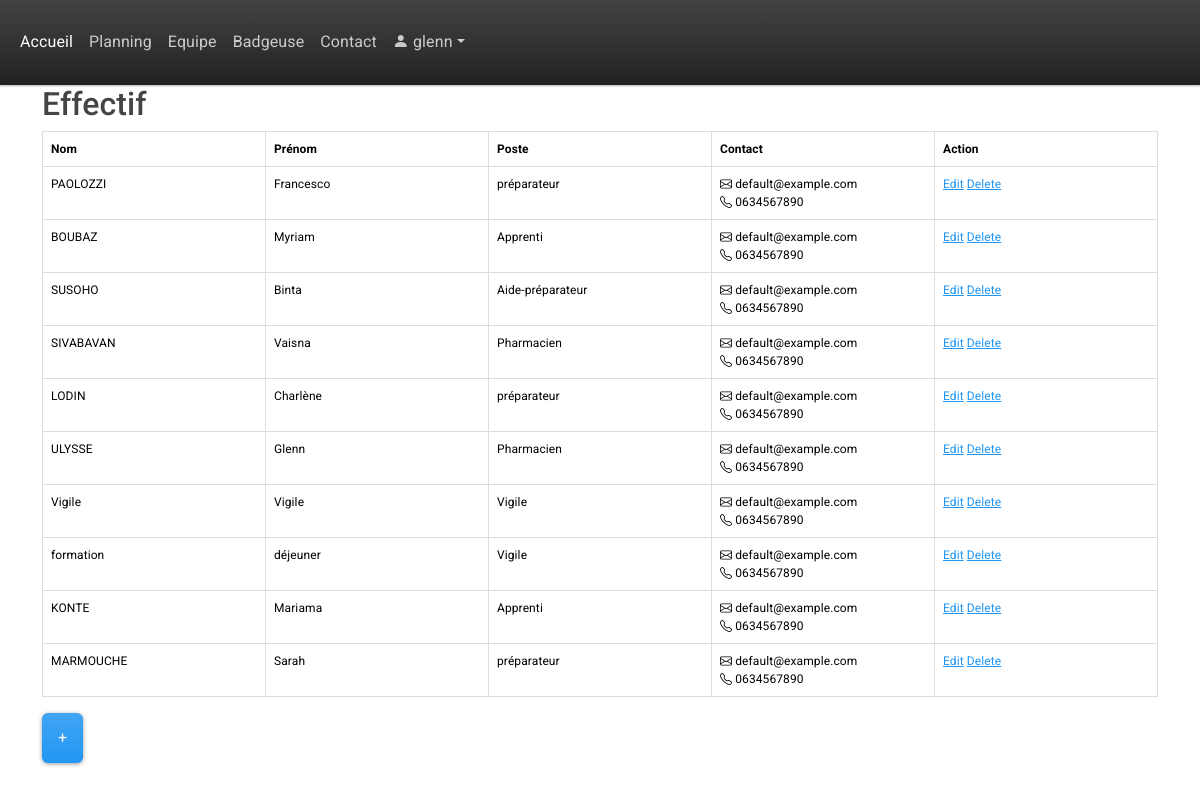
Screenshot of /team-members/ (signed in) with the database file from the repository.
### base/models.py (models this page shows, shortened)
class CustomUser(AbstractUser):
    entreprise = models.ForeignKey(Entreprise, on_delete=models.CASCADE, null=True, blank=True)

class Employe(models.Model):
    Poste = models.ForeignKey(Poste, on_delete=models.SET_NULL, null=True)
    EntrepriseRattachée = models.ForeignKey(Entreprise, on_delete=models.SET_NULL, null=True)
    name = models.CharField(max_length=200, default="Nom")
    firstname = models.CharField(max_length=200, default="Prénom")
    e_mail = models.CharField(max_length=200, default="default@example.com")
    phone_number = models.CharField(max_length=12, default="0634567890")
    employee_CodePin = models.CharField(max_length=4, unique=True, blank=True, null=True)
    updated = models.DateTimeField(auto_now=True)
    created = models.DateTimeField(auto_now_add=True)

class Poste(models.Model):
    name = models.CharField(max_length=100)
    updated = models.DateTimeField(auto_now=True)
    created = models.DateTimeField(auto_now_add=True)
    description = models.TextField(null=True)
    COLOR_CHOICES = [
        ('#FFFFFF', 'Blanc'),
        ('#ee96fa', 'Rose'),
        ('#96bcfa', 'Bleu'),
        ('#b7fa96', 'Vert'),
        ('#faf296', 'Jaune'),
    ]
    couleur = models.CharField(
        max_length=7,
        choices=COLOR_CHOICES,
        default='#FF0000'  # Default color set to red
    )
    def __str__(self) -> str:
        return self.name

### base/views.py (the view)
# urls.py: path('team-members/', views.team_members_page, name='team_members_page'),
def team_members_page(request):
    if request.user.is_authenticated:
        user_entreprise = request.user.entreprise
        if user_entreprise is None:
            return HttpResponse("L'administrateur doit vous assigner une entreprise")
        else:
            pass #Normal behaviour, the page is displayed
    else:
        return HttpResponse("Vous devez vous connecter pour accèder à cette page")
    employe = Employe.objects.filter(EntrepriseRattachée=user_entreprise)
    context = {'employe' : employe}
    return render(request, 'base/team_members_page.html', context)

### base/templates/base/team_members_page.html (shortened to what this page needs)
{% extends 'main.html' %}
{% block content %}
{% if user.is_authenticated %}
<div class = "container">
    <h2>Effectif</h2>
    <div class = "table-responsive-lg">
        <table class = "table table-hover">
            <thead>
                <tr>
                    <th style="width: 150px;">Nom</th>
                    <th style="width: 150px;">Prénom</th>
                    <th style="width: 150px;">Poste</th>
                    <th style="width: 150px;">Contact</th>
                    <th style="width: 150px;">Action</th>
                </tr>
            </thead>
            <tbody>
                {% for emp in employe %}
                <tr>
                    <td>{{emp.name}}</td>
                    <td>{{emp.firstname}}</td>
                    <td>{{emp.Poste}}</td>
                    <td><i class="bi bi-envelope"></i> {{emp.e_mail}} <br> <i class="bi bi-telephone"></i> {{emp.phone_number}}</td>
                    <td><a href="{% url 'modify_employe' emp.id %}" target="_blank">Edit</a>
                        <a href="javascript:void(0);" onclick="confirmDelete({{ emp.id }})">Delete</a></td>
                </tr>
                {% endfor %}
            </tbody>
        </table>
    </div>
    <a href="{% url 'create_employe' %}" class="btn btn-primary">+</a>
</div>
{% else %}
<h1>Veuillez vous connecter pour accéder à cette page web</h1>
<a href="{% url 'login' %}">Se connecter</a>
{% endif %}
{% endblock %}

### templates/main.html (shortened to what this page needs)
{% load static %}
<!DOCTYPE html>
<html>
<head>
    <link href="https://cdn.jsdelivr.net/npm/bootswatch@5.3.2/dist/materia/bootstrap.min.css" rel="stylesheet">
    <link rel="stylesheet" href="https://cdn.jsdelivr.net/npm/bootstrap-icons/font/bootstrap-icons.css">
</head>
<body>
    {% include 'navbar.html' %}
    {% block content %}
    {% endblock %}
</body>
</html>

### templates/navbar.html (shortened to what this page needs)
{% load static %}
<header>
<nav class="navbar navbar-expand-lg bg-dark" data-bs-theme="dark">
  <div class="container-fluid">
    <div class="collapse navbar-collapse" id="navbarColor02">
      <ul class="navbar-nav me-auto">
        <li class="nav-item">
          <a class="nav-link active" href="{% url 'home' %}">Accueil
          </a>
        </li>
        <li class="nav-item">
          <a class="nav-link" href="{% url 'planning' %}">Planning</a>
        </li>
        <li class="nav-item">
          <a class="nav-link" href="{% url 'team_members_page' %}">Equipe</a>
        </li>
        <li class="nav-item">
          <a class="nav-link" href="#">Badgeuse</a>
        </li>
        <li class="nav-item">
          <a class="nav-link" href="{% url 'contact' %}">Contact</a>
        </li>
        <li class="nav-item dropdown">
          {% if user.is_authenticated %}
          <a class="nav-link dropdown-toggle" data-bs-toggle="dropdown" href="#" role="button" aria-haspopup="true" aria-expanded="false"><i class="bi bi-person-fill"></i>  {{ user.username }}</a>
          {% else %}
          <a class="nav-link dropdown-toggle" data-bs-toggle="dropdown" href="#" role="button" aria-haspopup="true" aria-expanded="false">Utilisateur</a>
          {% endif %}
        </li>
      </ul>
    </div>
  </div>
</nav>
</header>

### templates/main.html (style rules this page uses)
table { border-collapse: collapse; width: 100%; }
th, td { font-size: 12px; border: 1px solid #ddd; padding: 8px; text-align: left; }

### rows the page displays
CustomUser: username "glenn"
Employe: name "PAOLOZZI", firstname "Francesco", Poste "préparateur", e_mail "default@example.com", phone_number "0634567890"
Employe: name "BOUBAZ", firstname "Myriam", Poste "Apprenti", e_mail "default@example.com", phone_number "0634567890"
Employe: name "SUSOHO", firstname "Binta", Poste "Aide-préparateur", e_mail "default@example.com", phone_number "0634567890"
Employe: name "SIVABAVAN", firstname "Vaisna", Poste "Pharmacien", e_mail "default@example.com", phone_number "0634567890"
Employe: name "LODIN", firstname "Charlène", Poste "préparateur", e_mail "default@example.com", phone_number "0634567890"
Employe: name "ULYSSE", firstname "Glenn", Poste "Pharmacien", e_mail "default@example.com", phone_number "0634567890"
Employe: name "Vigile", firstname "Vigile", Poste "Vigile", e_mail "default@example.com", phone_number "0634567890"
Employe: name "formation", firstname "déjeuner", Poste "Vigile", e_mail "default@example.com", phone_number "0634567890"
Employe: name "KONTE", firstname "Mariama", Poste "Apprenti", e_mail "default@example.com", phone_number "0634567890"
Employe: name "MARMOUCHE", firstname "Sarah", Poste "préparateur", e_mail "default@example.com", phone_number "0634567890"
